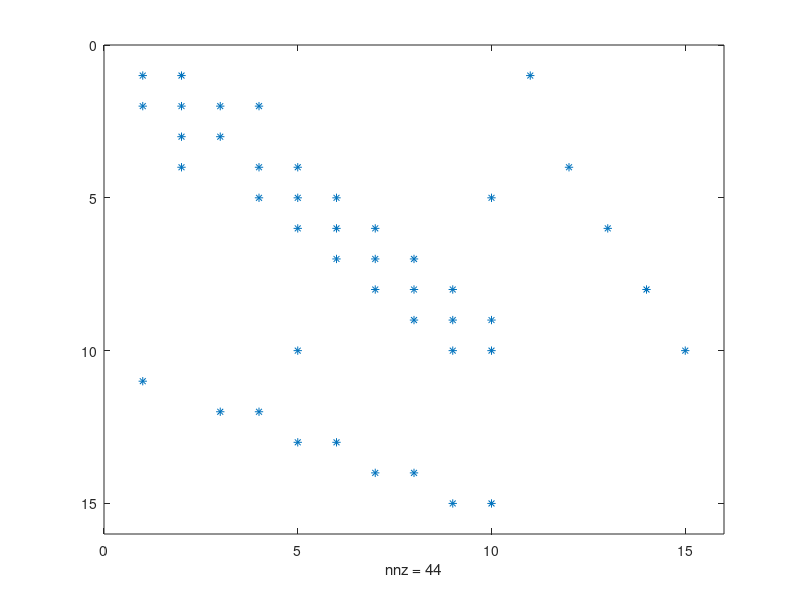

MATLAB code to generate this figure: (Note: this script raises an error after producing the figure.)
addpath("stamps/");
addpath("test-circuits/");

load("circuit5.mat", 'G', 'C', 'b');

% The output node
output_node = 10;

% Simulation params
num_points = 1000;
f_start = 1;
f_end = 4*10^3;
freqs = linspace(f_start, f_end, num_points);
Vout = zeros(num_points, 1);
PhaseOut = zeros(num_points, 1);

A = G + 1i*C;

figure('Name', 'Spy(A)')
spy(A)
FN2 = 'figures/spy_A';   
print(gcf, '-dpng', '-r600', FN2);  %Save graph in PNG

A = G + s*C;
[L, U, P, Q] = lu(A, 0.01);

figure('Name', 'Spy(L)')
spy(L)
FN2 = 'figures/spy_L';   
print(gcf, '-dpng', '-r600', FN2);  %Save graph in PNG

figure('Name', 'Spy(U)')
spy(U)
FN2 = 'figures/spy_U';   
print(gcf, '-dpng', '-r600', FN2);  %Save graph in PNG

figure('Name', 'Spy(LU)')
spy(L+U)
FN2 = 'figures/spy_LU';   
print(gcf, '-dpng', '-r600', FN2);  %Save graph in PNG

% Fequency domain solution
% s = j*2pi*f
for i=1:num_points
    s = 1i * 2* pi * freqs(i);
    A = G + s*C;
    [L, U, P, Q] = lu(A, 0.01);
    z = L \ (P*b);
    y = U\z;
    sols = Q*y;
    Vout(i) = abs(sols(output_node));
    PhaseOut(i) = rad2deg(phase(sols(output_node)));
end

% results from hspice
% Set the file path and name
file_path = 'circuit5_magnitude.csv';
% Read the file
data = readtable(file_path);
% Extract the columns
freq1 = data.freq;
Vout_mag_hspice = data.mag_vout;

% results from hspice
% Set the file path and name
file_path = 'circuit5_phase.csv';
% Read the file
data = readtable(file_path);
% Extract the columns
freq2 = data.freq;
Vout_phase_hspice = data.phase_vout;

figure('Name', 'Freq. Domain (circuit5)')
subplot(2, 1, 1)
plot(freqs, Vout, 'b--', LineWidth=3);
hold on;
plot(freq1, Vout_mag_hspice, LineWidth=2);
hold off;
grid on;
legend('MNA Solution', 'HSPICE')
xlabel('Freq. (Hz)')
ylabel('V_{out} (V)')

subplot(2, 1, 2)
plot(freqs, PhaseOut, 'b--', LineWidth=3);
hold on;
plot(freq2, Vout_phase_hspice, LineWidth=2)
hold off;
grid on;
legend('MNA Solution', 'HSPICE')
xlabel('Freq. (Hz)')
ylabel('Phase (Deg.)')

FN2 = 'figures/circuit5';   
print(gcf, '-dpng', '-r600', FN2);  %Save graph in PNG